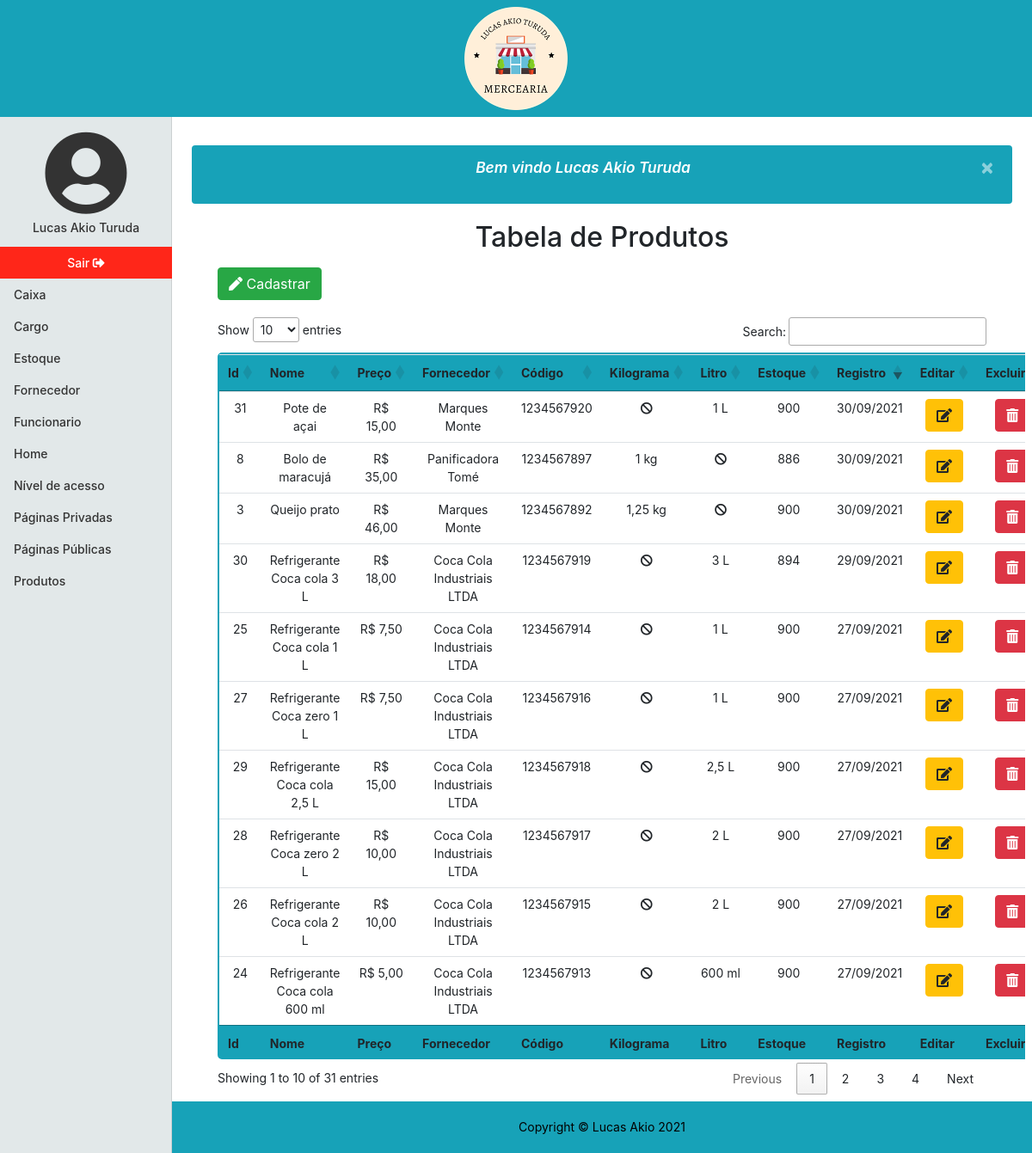
/produtos (signed in), run on the app's committed database.
### tables this page shows
CREATE TABLE `produto` (
  `id` int NOT NULL AUTO_INCREMENT,
  `nome` varchar(30) NOT NULL,
  `preco` double NOT NULL,
  `fornecedor_id` int NOT NULL,
  `codigo_id` int NOT NULL,
  `kilograma` double NOT NULL DEFAULT '0',
  `litro` double NOT NULL DEFAULT '0',
  `dt_registro` datetime NOT NULL,
  PRIMARY KEY (`id`,`fornecedor_id`,`codigo_id`),
  KEY `fk_produto_fornecedor_idx` (`fornecedor_id`),
  KEY `fk_produto_codigo_idx` (`codigo_id`),
  CONSTRAINT `fk_produto_codigo` FOREIGN KEY (`codigo_id`) REFERENCES `codigo` (`id`) ON DELETE CASCADE ON UPDATE CASCADE,
  CONSTRAINT `fk_produto_fornecedor` FOREIGN KEY (`fornecedor_id`) REFERENCES `fornecedor` (`id`)
);

CREATE TABLE `fornecedor` (
  `id` int NOT NULL AUTO_INCREMENT,
  `nome` varchar(50) NOT NULL,
  `cnpj` varchar(18) NOT NULL,
  `dt_registro` datetime NOT NULL,
  PRIMARY KEY (`id`),
  UNIQUE KEY `cnpj_UNIQUE` (`cnpj`)
);

CREATE TABLE `codigo` (
  `id` int NOT NULL AUTO_INCREMENT,
  `barra` varchar(43) NOT NULL DEFAULT '1234567890',
  PRIMARY KEY (`id`),
  UNIQUE KEY `barra_UNIQUE` (`barra`)
);

CREATE TABLE `estoque` (
  `id` int NOT NULL AUTO_INCREMENT,
  `produto_id` int NOT NULL,
  `quantidade` int NOT NULL,
  PRIMARY KEY (`id`,`produto_id`),
  UNIQUE KEY `produto_id_UNIQUE` (`produto_id`),
  KEY `fk_estoque_produto_idx` (`produto_id`) /*!80000 INVISIBLE */,
  CONSTRAINT `fk_estoque_produto` FOREIGN KEY (`produto_id`) REFERENCES `produto` (`id`) ON DELETE CASCADE ON UPDATE CASCADE
);

### app/Controller/Produtos.php (called while the page is built, shortened)
<?php
    class Produtos extends Controller
    {
        private $dados;
        public function index()
        {
            $this->listar();
            $pagina = new \Core\ConfigView("View/produto/index",$this->dados);
            $pagina->renderizar();
        }
        private function listar()
        {
            $tabela = new \App\Model\Produtos();
            $this->dados = $tabela->listar();
        }
    }
?>

### core/ConfigController.php (called while the page is built, shortened)
<?php
class ConfigController
{
    private string $urlMetodo;
    public function __construct()
    {
        if(!empty(filter_input(INPUT_GET,"url",FILTER_SANITIZE_URL)))
        {
            $this->url = filter_input(INPUT_GET,"url",FILTER_SANITIZE_URL);
            $this->urlDividida = explode('/',$this->url,);
            if(isset($this->urlDividida[1]) && !empty($this->urlDividida[1]))
            {
                $this->urlMetodo = $this->urlDividida[1];
            }
            else{
                $this->urlMetodo = "index";
            }
        }
        else{
            $this->urlController = "login";
            $this->urlMetodo = "index";
        }
    }
    public function carregar()
    {
        $metodo = $this->urlMetodo;
        $pagina = new $classe();
        $pagina->$metodo();
    }
}
?>

### index.php (called while the page is built, shortened)
<?php
$url = new Core\ConfigController();
$url->carregar();
?>

### app/Model/Model.php (called while the page is built, shortened)
<?php
class Model extends Conexao
{
    protected $conn;
    function __construct()
    {
        $this->conn = parent::conectar();
    }
    final protected function projetarTodos($query): array
    {
        $this->query = $this->conn->prepare($query);
        $this->query->execute();
        return $this->query->fetchAll(PDO::FETCH_ASSOC);
    }
}
?>

### app/Model/Conexao.php (called while the page is built, shortened)
<?php
class Conexao
{
   private $bdType = "mysql";
   private $host = "localhost";
   private $user = "root";
   private $password = "root";
   private $port = 3306;
   private $bdname = "mercearia";
   protected function conectar()
   {
       try{
            $con = new PDO($this->bdType.':host='.$this->host.';port='.$this->port.';dbname='.$this->bdname, $this->user, $this->password);
            $con->setAttribute(PDO::ATTR_ERRMODE, PDO::ERRMODE_EXCEPTION);
            return $con;
       }
       catch(PDOException $e)
       {
           $alerta = new \App\Model\Alerta();
           $msg= $alerta->alertaFalha("Não foi possivel realizar uma conexão com o site, tente novamente!");
           $_SESSION['msg'] = $msg;
            header("Location:". URL . "paginaInvalida/index");
            exit();
       }
   }
}

### app/Model/Produtos.php (called while the page is built, shortened)
<?php
    class Produtos extends Model
    {
        public function listar(): array
        {
            $listar = parent::projetarTodos(
            "SELECT p.id, p.nome, p.preco, f.nome AS fornecedor, c.barra AS codigo, p.kilograma,p.litro, e.quantidade AS estoque, p.dt_registro
            FROM produto p
            INNER JOIN fornecedor f
            ON p.fornecedor_id = f.id
            INNER JOIN codigo c
            ON p.codigo_id = c.id
            INNER JOIN estoque e
            ON p.id = e.produto_id");
            return $listar;
        }
    }
?>

### app/View/produto/index.php (the view, shortened to what this page needs)
<!DOCTYPE html>
<html lang="pt-br">
<head>
    <link rel="stylesheet" href="https://cdn.jsdelivr.net/npm/bootstrap@4.6.0/dist/css/bootstrap.min.css">
    <link href="<?php echo URL; ?>app/Assets/css/mercearia.css" rel="stylesheet">
    <link href="<?php echo URL; ?>app/Assets/fontawesome/css/all.css" rel="stylesheet">
    <link href="https://cdn.datatables.net/1.10.25/css/jquery.dataTables.min.css" rel="stylesheet">
</head>
<?php
include_once "app/View/include/header.php";
?>
<div class="container-fluid">
    <div class="row">
        <?php
        include_once "app/View/include/menulateral.php";
        ?>
        <div class="col-md-9 ml-auto col-lg-10 principal">
            <main role="main" class="m-2">
                <?php
                if (isset($_SESSION['msg'])) {
                    echo $_SESSION['msg'];
                }
                ?>
                <h2 class="text-center mb-3">Tabela de Produtos</h2>
                <button type="button" class="btn btn-success m-button-table" data-toggle="modal" data-target="#modalCadastrar"><i class="fas fa-pen"></i> Cadastrar</button>
                <div class="table-responsive">
                    <table id="listar-produtos" class="table table-hover text-center tabela-personalizada">
                        <thead class="bg-info">
                            <tr>
                                <th>Id</th>
                                <th>Nome</th>
                                <th>Preço</th>
                                <th>Fornecedor</th>
                                <th>Código</th>
                                <th>Kilograma</th>
                                <th>Litro</th>
                                <th>Estoque</th>
                                <th>Registro</th>
                                <th>Editar</th>
                                <th>Excluir</th>
                            </tr>
                        </thead>
                        <tbody>
                            <?php
                            foreach ($this->dados as $coluna => $item) {
                            ?> <tr>
                                    <td><?php echo $item['id']; ?></td>
                                    <td><?php echo $item['nome']; ?></td>
                                    <td><?php echo "R$ " . number_format($item['preco'], 2, ",", "."); ?></td>
                                    <td><?php echo $item['fornecedor']; ?></td>
                                    <td><?php echo $item['codigo']; ?></td>
                                    <td data-order="<?php  echo $item["kilograma"]?>">
                                        <?php
                                            if (strpos($item['kilograma'],'.')){
                                                if(floatval($item['kilograma']) > 0 && floatval($item['kilograma']) < 1)
                                                {
                                                    echo ltrim(str_replace('0,','',number_format($item['kilograma'], 3, ',', '.')),'0') . " g";
                                                }
                                                else{
                                                    echo trim(number_format($item['kilograma'], 3, ',', '.'),'0') . " kg";
                                                }
                                            }
                                            else{
                                                if($item['kilograma'] == "0")
                                                {
                                                    echo "<i class='fa fa-ban' aria-hidden='true'></i>";
                                                }
                                                else{
                                                    echo $item['kilograma']. " kg";
                                                }
                                            }
                                         ?>
                                    </td>
                                    <td data-order="<?php  echo $item["litro"]?>">
                                        <?php
                                            if (strpos($item['litro'],'.')){
                                                 if(floatval($item['litro']) > 0 && floatval($item['litro']) < 1)
                                                {
                                                    echo ltrim(str_replace('0,','',number_format($item['litro'], 3, ',', '.')),'0') . " ml";
                                                }
                                                else{
                                                    echo trim(number_format($item['litro'], 3, ',', '.'),'0') . " L";
                                                }
                                            }
                                            else{
                                                if($item['litro'] == "0")
                                                {
                                                    echo "<i class='fa fa-ban' aria-hidden='true'></i>";
                                                }
                                                else{
                                                    echo $item['litro'] . " L";
                                                }
                                            }
                                        ?>
                                    </td>
                                    <td><?php echo $item['estoque']; ?></td>
                                    <td data-order="<?php echo date('Y/m/d H:i:s', strtotime($item['dt_registro'])); ?>"><?php echo date('d/m/Y', strtotime($item['dt_registro'])); ?></td>
                                    <td>
                                        <a href="<?php echo URL; ?>produtos/editar/&id=<?php echo $item['id'] ?>" class="btn btn-warning col-mb-3"><i class="fas fa-edit"></i></a>
                                    </td>
                                    <td>
                                        <a href="<?php echo URL; ?>produtos/excluir/&id=<?php echo $item['id'] ?>" class="btn btn-danger col-mb-3" id='link_excluir'><i class="fas fa-trash-alt"></i></a>
                                    </td>
                                </tr>
                            <?php
                            }
                            ?>
                        </tbody>
                        <tfoot class="bg-info">
                            <tr>
                                <th>Id</th>
                                <th>Nome</th>
                                <th>Preço</th>
                                <th>Fornecedor</th>
                                <th>Código</th>
                                <th>Kilograma</th>
                                <th>Litro</th>
                                <th>Estoque</th>
                                <th>Registro</th>
                                <th>Editar</th>
                                <th>Excluir</th>
                            </tr>
                        </tfoot>
                    </table>
                </div>
            </main>
            <?php
            include_once "app/View/include/footer.php";
            ?>
            </body>
</html>

### app/Assets/css/mercearia.css (style rules this page uses)
body { font-size: .875rem; }
.alertaBemvindo { background-color: #17a2b8; color:white; font-size: 13pt; font-style: italic; font-weight: 600; margin: 0 15px 20px; }
.principal { min-height: 83vh; padding-left: 0; padding-right: 0; padding-bottom: 60px; }
main { height: 100%; padding-top:25px; }
.tabela-personalizada { border:2px solid #17a2b8; border-radius: 5px; }
.m-button-table { margin:0 45px 20px 45px; }

### data on the page
produto: id "3", nome "Queijo prato", preco "46,00", fornecedor.nome "Marques Monte", codigo.barra "1234567892", kilograma "1,25", litro 0 (drawn), estoque.quantidade "900", dt_registro "30/09/2021"
produto: id "8", nome "Bolo de maracujá", preco "35,00", fornecedor.nome "Panificadora Tomé", codigo.barra "1234567897", kilograma "1", litro 0 (drawn), estoque.quantidade "886", dt_registro "30/09/2021"
produto: id "24", nome "Refrigerante Coca cola 600 ml", preco "5,00", fornecedor.nome "Coca Cola Industriais LTDA", codigo.barra "1234567913", kilograma 0 (drawn), litro "600", estoque.quantidade "900", dt_registro "27/09/2021"
produto: id "25", nome "Refrigerante Coca cola 1 L", preco "7,50", fornecedor.nome "Coca Cola Industriais LTDA", codigo.barra "1234567914", kilograma 0 (drawn), litro "1", estoque.quantidade "900", dt_registro "27/09/2021"
produto: id "26", nome "Refrigerante Coca cola 2 L", preco "10,00", fornecedor.nome "Coca Cola Industriais LTDA", codigo.barra "1234567915", kilograma 0 (drawn), litro "2", estoque.quantidade "900", dt_registro "27/09/2021"
produto: id "27", nome "Refrigerante Coca zero 1 L", preco "7,50", fornecedor.nome "Coca Cola Industriais LTDA", codigo.barra "1234567916", kilograma 0 (drawn), litro "1", estoque.quantidade "900", dt_registro "27/09/2021"
produto: id "28", nome "Refrigerante Coca zero 2 L", preco "10,00", fornecedor.nome "Coca Cola Industriais LTDA", codigo.barra "1234567917", kilograma 0 (drawn), litro "2", estoque.quantidade "900", dt_registro "27/09/2021"
produto: id "29", nome "Refrigerante Coca cola 2,5 L", preco "15,00", fornecedor.nome "Coca Cola Industriais LTDA", codigo.barra "1234567918", kilograma 0 (drawn), litro "2,5", estoque.quantidade "900", dt_registro "27/09/2021"
produto: id "30", nome "Refrigerante Coca cola 3 L", preco "18,00", fornecedor.nome "Coca Cola Industriais LTDA", codigo.barra "1234567919", kilograma 0 (drawn), litro "3", estoque.quantidade "894", dt_registro "29/09/2021"
produto: id "31", nome "Pote de açai", preco "15,00", fornecedor.nome "Marques Monte", codigo.barra "1234567920", kilograma 0 (drawn), litro "1", estoque.quantidade "900", dt_registro "30/09/2021"

### other printed values
$_SESSION['usuario_nome'] "Lucas Akio Turuda"
$pagina "Caixa"
$pagina "Cargo"
$pagina "Estoque"
$pagina "Fornecedor"
$pagina "Funcionario"
$pagina "Home"
$pagina "Produtos"
$_SESSION['msg'] "Bem vindo Lucas Akio Turuda ×"
